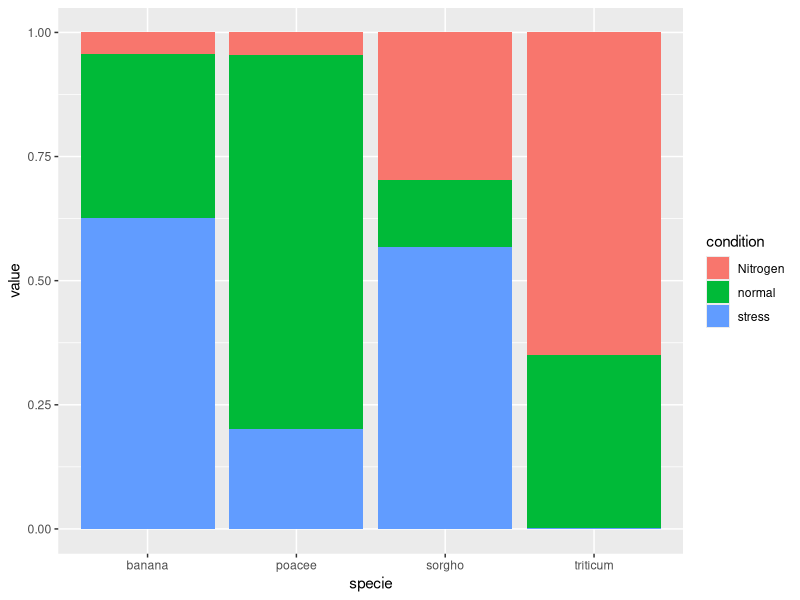

The R script that drew this image:
## ---- chunk 1
knitr::opts_chunk$set(echo = TRUE)
## ---- chunk 2
 # library
library(ggplot2)
library(tidyverse)
## ---- chunk 3
# create a dataset
specie <- c(rep("sorgho" , 3) , rep("poacee" , 3) , rep("banana" , 3) , rep("triticum" , 3) )
condition <- rep(c("normal" , "stress" , "Nitrogen") , 4)
value <- abs(rnorm(12 , 0 , 15))
data <- data.frame(specie,condition,value)

data
## ---- chunk 4
read_csv('id_studycard_stage.csv')
## ---- chunk 5
# Stacked + percent
ggplot(data, aes(fill=condition, y=value, x=specie)) + 
    geom_bar(position="fill", stat="identity")
